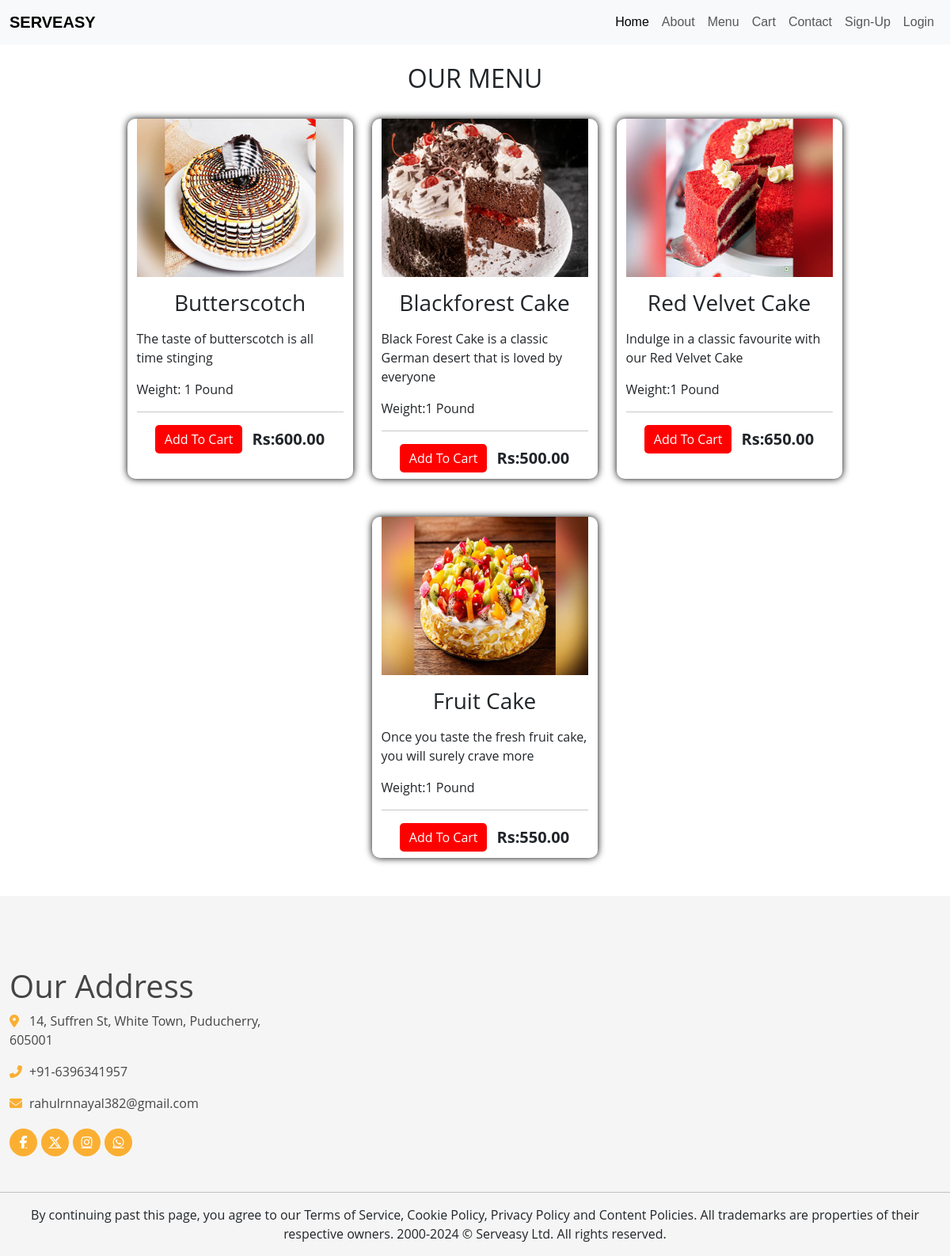
/dishes/?q=1, run on the app's committed database.
### QuickBite/models.py (models this page shows, shortened)
class Dish(models.Model):
    dish_name = models.CharField(max_length=250,unique=True)
    image = models.ImageField(upload_to='dishes/%y/%m/%d')
    ingredients = models.TextField()
    details = models.TextField(blank=True)
    category = models.ForeignKey(Category, on_delete=models.CASCADE,null=True,blank=True)
    price = models.FloatField()
    discounted_price = models.FloatField(blank = True,null=True)
    is_available = models.BooleanField(default = True)
    added_on = models.DateTimeField(auto_now_add=True)
    updated_on = models.DateTimeField(auto_now=True)
    class Meta:
        verbose_name_plural = "Dish Table"

### QuickBite/views.py (the view)
# urls.py: path('dishes/',views.menu_by_category,name="all_dishes"),
def menu_by_category(request):
    category_id = request.GET.get('q')
    category = get_object_or_404(Category, id=category_id)
    dishes = Dish.objects.filter(category=category)
    for dish in dishes:
        if dish.details:
            dish.processed_details = dish.details.split('.')
    context = {
        'category': category,
        'dishes': dishes
    }
    return render(request, 'menu.html', context)

### template/menu.html
{% extends "base.html" %}
{% block content %}
<div class="page-header mb-0">
    <div class="container">
        <div class="row">
            <div class="col-12 py-4 text-center">
                <h2>OUR MENU</h2>
            </div>
        </div>
    </div>
</div>
<div class="food mt-0">
    <div class="container">
        <div class="row justify-content-center">
            {% for dish in dishes %}
            <div class="col-sm-3 mb-5 ms-4 food_card">
                <div class="food-item">
                    <a href="/media/{{ dish.image }}" target="_blank">
                        <img src="/media/{{ dish.image }}" class="food_item_img">
                    </a>
                    <h3 class="my-3 text-center">{{ dish.dish_name }}</h3>
                    <p>
                        {% for detail in dish.processed_details %}
                            <p>{{ detail }}</p>
                        {% endfor %}
                    </p>
                    <hr>
                    <h5 class="menu-text" style="font-weight: normal;">
                        <div class="product_buy text-center">
                            <button class="add-cart-button btn me-1 update-cart" data-dish="{{ dish.id }}" data-action="add">Add To Cart</button>
                            <strong class="ms-2" style="display:inline-block;">Rs:{{ dish.price|floatformat:2 }}</strong>
                        </div>
                    </h5>
                </div>
            </div>
        {% endfor %}
        </div>
    </div>
</div>
{% endblock %}

### static/css/style.css (style rules this page uses)
body { background: #ffffff; font-family: 'open sans', sans-serif; }
a { font-family: 'Nunito', sans-serif; font-weight: 600; transition: .3s; }
.food_card { border-radius: 10px; box-shadow: 0px 0px 10px black; }
.food_item_img { height: 200px; width: 100%; }
.product_buy { display: flex; justify-content: center; align-items: center; }
.add-cart-button { border-radius: 5px; border: none; background: red; color: white; align-items: center; }

### data on the page
Dish: image (picture), dish_name "Butterscotch", processed_details "The taste of butterscotch is all time stinging" "Weight: 1 Pound", price "600.00"
Dish: image (picture), dish_name "Blackforest Cake", processed_details "Black Forest Cake is a classic German desert that is loved by everyone" "Weight:1 Pound", price "500.00"
Dish: image (picture), dish_name "Red Velvet Cake", processed_details "Indulge in a classic favourite with our Red Velvet Cake" "Weight:1 Pound", price "650.00"
Dish: image (picture), dish_name "Fruit Cake", processed_details "Once you taste the fresh fruit cake, you will surely crave more" "Weight:1 Pound", price "550.00"
